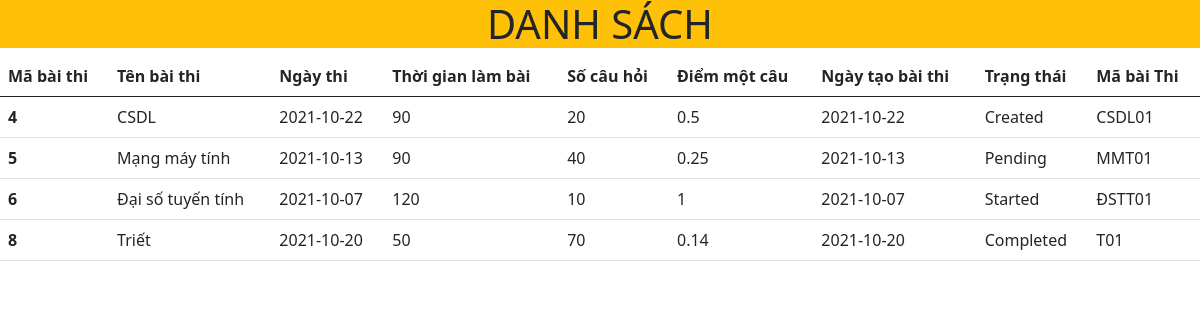
Page /ds.php on the committed database.
### tables this page shows
CREATE TABLE `baithi` (
  `id` int(10) NOT NULL,
  `exam_title` varchar(50) NOT NULL,
  `exam_datetime` date NOT NULL DEFAULT current_timestamp(),
  `duration` varchar(4) NOT NULL,
  `total_question` int(5) NOT NULL,
  `marks_per_right_answer` float NOT NULL,
  `created_on` date NOT NULL,
  `status` varchar(20) NOT NULL,
  `exam_code` varchar(10) NOT NULL
);

### src/ds.php (the view)
<?php
    include 'header.php';
?>
<main>
    <table class="table">
        <thead>
            <tr>
                <th scope="col">Mã bài thi</th>
                <th scope="col">Tên bài thi</th>
                <th scope="col">Ngày thi</th>
                <th scope="col">Thời gian làm bài</th>
                <th scope="col">Số câu hỏi</th>
                <th scope="col">Điểm một câu</th>
                <th scope="col">Ngày tạo bài thi</th>
                <th scope="col">Trạng thái</th>
                <th scope="col">Mã bài Thi</th>
            </tr>
        </thead>
        <tbody>
            <?php
        include 'config.php';
        $sql = "SELECT * from baithi";
        $result = mysqli_query($conn,$sql);
        if(mysqli_num_rows($result)>0){
            while($row=mysqli_fetch_assoc($result)){
            ?>
            <tr>
                <th scope="row"><?php echo $row['id']; ?> </th>
                <td><?php echo $row['exam_title']; ?></td>
                <td><?php echo $row['exam_datetime']; ?></td>
                <td><?php echo $row['duration']; ?></td>
                <td><?php echo $row['total_question']; ?></td>
                <td><?php echo $row['marks_per_right_answer']; ?></td>
                <td><?php echo $row['created_on']; ?></td>
                <td><?php echo $row['status']; ?></td>
                <td><?php echo $row['exam_code']; ?></td>
            </tr>
            <?php
                        }
                    }
                ?>
        </tbody>
    </table>
    </main>

### src/header.php (shortened to what this page needs)
<!doctype html>
<html lang="en">
  <head>
    <link href="https://cdn.jsdelivr.net/npm/bootstrap@5.0.2/dist/css/bootstrap.min.css" rel="stylesheet">
    <link rel="stylesheet" href="https://cdnjs.cloudflare.com/ajax/libs/font-awesome/6.0.0-beta2/css/all.min.css" />
  </head>
  <body>
    <h1 class="bg-warning text-center">DANH SÁCH</h1>

### rows in the picture
baithi: id "4", exam_title "CSDL", exam_datetime "2021-10-22", duration "90", total_question "20", marks_per_right_answer "0.5", created_on "2021-10-22", status "Created", exam_code "CSDL01"
baithi: id "5", exam_title "Mạng máy tính", exam_datetime "2021-10-13", duration "90", total_question "40", marks_per_right_answer "0.25", created_on "2021-10-13", status "Pending", exam_code "MMT01"
baithi: id "6", exam_title "Đại số tuyến tính", exam_datetime "2021-10-07", duration "120", total_question "10", marks_per_right_answer "1", created_on "2021-10-07", status "Started", exam_code "ĐSTT01"
baithi: id "8", exam_title "Triết", exam_datetime "2021-10-20", duration "50", total_question "70", marks_per_right_answer "0.14", created_on "2021-10-20", status "Completed", exam_code "T01"
